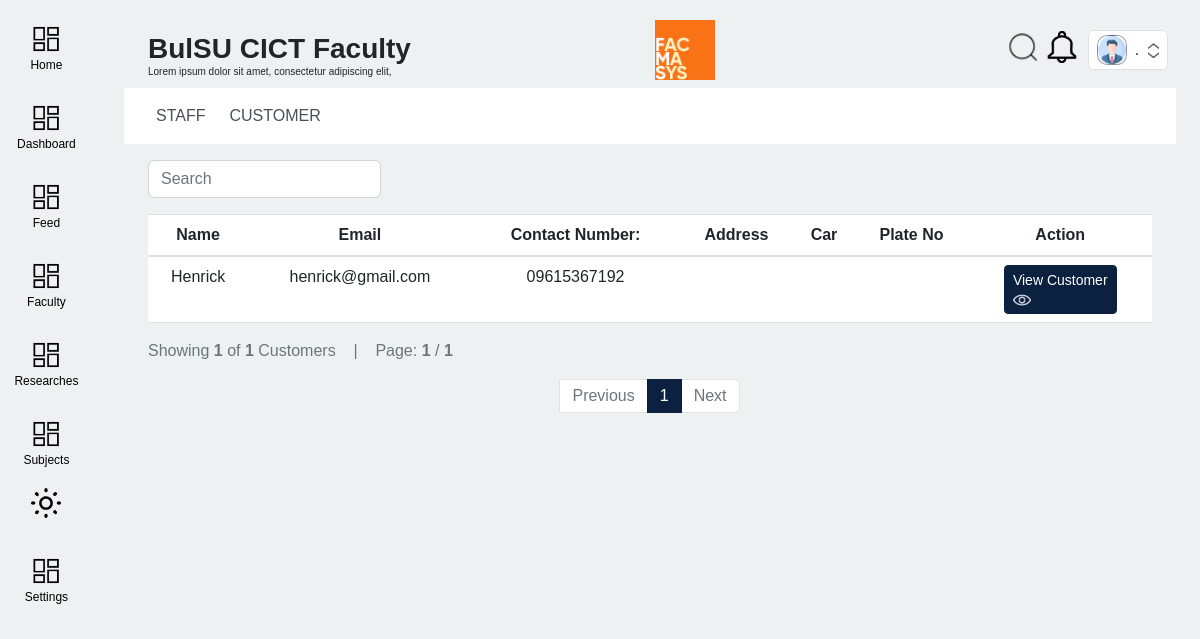
/user/accounts/customer (signed in), run on the app's committed database.
### user/models.py (models this page shows, shortened)
class Profile(models.Model):
    ROLES = (
        ('faculty', 'Faculty'),
        ('depthead', 'Department Head'),
        ('researchcoor', 'Research Coordinator'),
        ('extensioncoor', 'Extension Coordinator')
    )
    user = models.OneToOneField(User, on_delete=models.CASCADE, null=True)
    image = models.ImageField(default='profile_icon.png', upload_to='Profile_Images')
    age = models.IntegerField(null=True,blank=True)
    user_role = models.CharField(max_length=30, choices=ROLES, default='faculty')
    address =  models.CharField(max_length=200, null=True, blank=True)
    city_of_residence = models.CharField(max_length=100, null=True,blank=True)
    phone = models.CharField(max_length=13, null=True,blank=True)

class Customer(models.Model):
    name = models.CharField(max_length=100, null=True)
    email = models.EmailField(max_length=254, null=True, unique=True)
    contact = models.CharField(max_length=15, null=True)
    address = models.CharField(max_length=255, null=True, blank=True)
    car_make = models.CharField(max_length=100, null=True, blank=True)
    plate_no = models.CharField(max_length=10, null=True, blank=True)

### user/views.py (the view)
# urls.py: path('accounts/customer',views.customer, name='dashboard-customer'),
@login_required
def customer(request):
    customers = Customer.objects.all()
    if 'q' in request.GET:
        search_customer = request.GET['q']
        multiple_search =  Q(Q(name__istartswith=search_customer)|Q(email__istartswith=search_customer))
        customers = Customer.objects.filter(multiple_search)
    else:
        customers = Customer.objects.all()
    page = Paginator(customers,10)
    page_list = request.GET.get('page')
    page = page.get_page(page_list)
    context = {
        'label':'Accounts',
        'page':page,
        'count':customers.count(),
        'state':'accounts',
        'notifications':Notifications.objects.filter(user=request.user),
    }
    return render(request, 'user/customer.html', context)

### facmasys/context_processors.py (called while the page is built)
def theme(request):
    key = request.COOKIES.get('theme')
    return {'theme': key}

def ajax(request):
    is_ajax = False
    if request.headers.get('X-Requested-With') == 'XMLHttpRequest':
        is_ajax = True
    else:
        is_ajax = False
    return {'ajax': is_ajax}

### templates/user/customer.html (shortened to what this page needs)
{% extends 'partials/base.html' %}
{% load static %}
{% block content %}
<div style="margin-top: 64px;">
    <nav class="navbar navbar-expand-sm navbar-light bg-white mb-2">
        <div class="mx-4" id="navbarSupportedContent">
            <ul class="navbar-nav mr-auto">
                {% if request.user.is_staff %}
                <li class="nav-item mr-2">
                <a class="nav-link" href="{% url 'faculty-index' %}"><span class="default-state">STAFF</span></a>
                </li>
                {% endif %}
                <li class="nav-item mr-2">
                <a class="nav-link" href="{% url 'dashboard-customer' %}"><span class="default-state navtab-active">CUSTOMER</span></a>
                </li>
            </ul>
        </div>
    </nav>
    <div>
        <div class="my-3 mx-4">
            {% block filters %}
            <form class="form-inline my-2 my-lg-0"
                hx-target="#item-list"
                hx-swap="outerHTML"
                hx-trigger="submit, input delay:0.3s" method="get">
                    <div class="col-mr-1">
                        <div>
                        <input class="form-control mr-sm-2" type="search" placeholder="Search" name="q" aria-label="Search">
                        </div>
                    </div>
            </form>
            {% endblock %}
        </div>
        <div id="item-list">
            <div class="mx-4">
                <table class="table bg-white text-center">
                    <thead>
                        <tr>
                            <th scope="col">Name</th>
                            <th scope="col">Email</th>
                            <th scope="col">Contact Number:</th>
                            <th scope="col">Address</th>
                            <th scope="col">Car</th>
                            <th scope="col">Plate No</th>
                            <th scope="col">Action</th>
                        </tr>
                    </thead>
                    <tbody>
                        {% for customer in page %}
                        <tr>
                            <td>{{ customer.name }}</td>
                            <td>{{ customer.email }}</td>
                            <td>{{ customer.contact }}</td>
                            <td>{{ customer.address }}</td>
                            <td>{{ customer.car_make }}</td>
                            <td>{{ customer.plate_no }}</td>
                            <th scope="row">
                                <span class="tooltips_top">
                                    <a class="btn btn-info btn-sm" href="{% url 'user-customer-detail' customer.id %}">
                                    <span class="tooltiptext_top"> View Customer </span>
                                    <img src="{% static 'images/icon_view.png' %}" style="width:18px; height:18px;" alt="View Customer">
                                    </a>
                                </span>
                            </th>
                        </tr>
                        {% endfor %}
                    </tbody>
                </table>
            </div>
            <p class="ml-4 text-muted">
                Showing <strong> {{count}} </strong>  of  <strong> {{count}} </strong> Customers
                &nbsp;&nbsp; | &nbsp;&nbsp;
                Page: <strong> {{ page.number }} </strong> / <strong> {{ page.paginator.num_pages }} </strong>
            </p>
                <div class="row my-1">
                    <div class="col d-flex justify-content-center">
                        <nav aria-label="...">
                            <ul class="pagination">
                                <li class="page-item">
                                {% if page.has_previous %}
                                    <a class="page-link" href="{% url 'dashboard-customer' %}?page={{ page.previous_page_number }}">Previous</a>
                                </li>
                                {% else %}
                                <li class="page-item disabled">
                                    <a class="page-link" href="">Previous</a>
                                </li>
                                {% endif %}
                                {% for num_page in page.paginator.page_range %}
                                <br>
                                {% if page.number == num_page %}
                                <li class="page-item active" aria-current="page">
                                    <a class="page-link" href="{% url 'dashboard-customer' %}?page={{ num_page }}">{{ num_page }}</a>
                                </li>
                                {% else %}
                                <li class="page-item" aria-current="page">
                                    <a class="page-link" href="{% url 'dashboard-customer' %}?page={{ num_page }}">{{ num_page }}</a>
                                </li>
                                {% endif %}
                                <br>
                                {% endfor %}
                                <li class="page-item">
                                {% if page.has_next %}
                                    <a class="page-link" href="{% url 'dashboard-customer' %}?page={{ page.next_page_number }}">Next</a>
                                </li>
                                {% else %}
                                <li class="page-item disabled">
                                    <a class="page-link" href="">Next</a>
                                </li>
                                {% endif %}
                            </ul>
                        </nav>
                    </div>
              </div>
        </div>
    </div>
</div>
{% endblock %}

### templates/partials/base.html (shortened to what this page needs)
{% load static %}
{% load tailwind_tags %}
<!DOCTYPE html>
<html lang="en" class="{{theme}}">
    {% if not ajax %}
    <head>
        {% tailwind_css %}
        <link rel="stylesheet" href="https://cdn.jsdelivr.net/npm/bootstrap@4.6.2/dist/css/bootstrap.min.css"
>
        <link rel="stylesheet" href="https://use.fontawesome.com/releases/v5.15.2/css/all.css"
>
        <link rel="stylesheet" href="{% static 'scss/style.css' %}" media="screen" />
        <link rel="stylesheet" href="{% static 'css/animations.css' %}" />
        <link rel="stylesheet" href="{% static 'css/overrides.css' %}" />
    </head>
    {% endif %}
    {% if not ajax %}<body id="body-pd" class="transition-all dark:bg-[#2A2A2A]" hx-headers='{"X-CSRFToken": "{{ csrf_token }}"}'>{% endif %}
        <div class="{% if not ajax and user.is_authenticated %}grid grid-cols-[100px_90fr]{% endif %}">
            {% if not ajax %}
                <div>
                    {% include 'partials/sidebar.html' %}
                </div>
            {% endif %}
            <div class="z-[200]">
                {% if not ajax %}
                <div class="relative">
                    <div id="header" class="transition-all z-[200] px-[4vw] justify-between items-center top-5 flex gap-2 fixed" style="width:93vw">
                        <div class=" dark:text-white dark:white leading-[0] flex translate-y-[10px]">
                            <div>
                                <h3 id="page_title_body" class="transition-all duration-75 font-semibold">BulSU CICT Faculty</h3>
                                <p id="page_title_body_sub" class="transition-all text-[10px] mt-[-1px]">Lorem ipsum dolor sit amet, consectetur adipiscing elit, </p>
                            </div>
                        </div>
                        <a href="{% url 'index' %}" id="center-logo" class="transition-all translate-x-[-2vw] hover:border hover:border-white flex justify-center w-[60px]">
                            <img src="{% static '/images/logo.png' %}" style="width: 60px; height: auto;" alt="Search Icon">
                        </a>
                        <div class="flex justify-end gap-2 items-center">
                            {% if request.user.is_authenticated %}
                            <div class="">
                                <button class="mr-[2px] dark:invert-0 invert" type="button" >
                                    <img src="{% static '/images/search.png' %}" style="width: 32px; height: 32px;" alt="Search Icon">
                                </button>
                                <button class="mr-[2px] dark:invert-0 invert" type="button" data-toggle="dropdown" aria-haspopup="true" aria-expanded="false">
                                    <img src="{% static '/images/icon_notification.png' %}" style="width: 32px; height: 32px;" alt="Notif Icon">
                                </button>
                            </div>
                            {% endif %}
                            {% if request.user.is_authenticated %}
                            <div class="transition">
                                <button class="transition bg-white hover:opacity-[0.5] rounded-md border border-[rgba(200,200,200,0.5)] flex gap-2 p-1 px-2 items-center" type="button" data-toggle="dropdown" aria-haspopup="true" aria-expanded="false">
                                    <div style="background-image: url('{{ user.profile.image.url }}');height:30px; width:30px;background-size:cover;border-radius: 10px;border: 1px solid rgba(85, 85, 85, 0.553)"></div>
                                    <div class="text-md">{{ request.user.first_name }} {{ request.user.last_name.0 }}.</div>
                                    <img src="{% static 'images/arrow.png' %}" class="h-[15px]"/>
                                </button>
                            </div>
                            {% endif %}
                        </div>
                    </div>
                </div>
                {% endif %}
                <div class="p-4 transition-all" id="main-body">
                    {% block content %}
                    {% endblock %}
                </div>
            </div>
        </div>
    {% if not ajax %}</body>{% endif %}
</html>

### static/css/overrides.css (style rules this page uses)
a, a:hover { text-decoration: none !important; }

### templates/user/customer.html (style rules this page uses)
body { background: #eef1f2; overflow-x: hidden; }

### data on the page
Customer: name "Henrick", email "henrick@gmail.com", contact "09615367192"

### other printed values
{{ count }} "1"
{{ page.number }} "1"
{{ page.paginator.num_pages }} "1"
{{ num_page }} "1"
